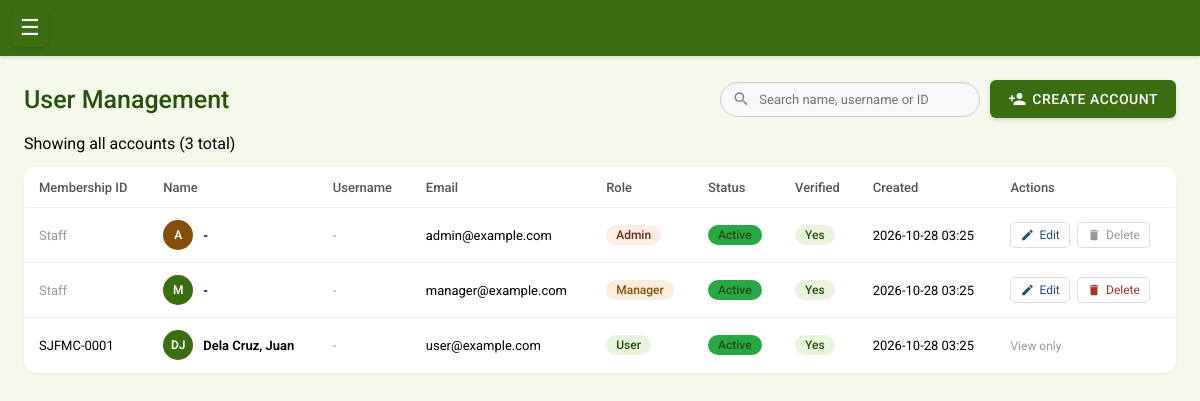
The page /app/admin/user-management/user-management.php (signed in) on the database its author committed.
### tables this page shows
CREATE TABLE users (
    id INT AUTO_INCREMENT PRIMARY KEY,
    member_id INT NULL UNIQUE,
    email VARCHAR(255) UNIQUE NOT NULL,
    password VARCHAR(255) NOT NULL,
    role ENUM('admin', 'manager', 'user') DEFAULT 'user',
    account_status ENUM('Active', 'Inactive') DEFAULT 'Active',

     
    is_verified TINYINT(1) DEFAULT 0,
    verification_token VARCHAR(64),
    email_verification_expires DATETIME NULL,

    created_at TIMESTAMP DEFAULT CURRENT_TIMESTAMP,
    updated_at TIMESTAMP DEFAULT CURRENT_TIMESTAMP ON UPDATE CURRENT_TIMESTAMP,

    FOREIGN KEY (member_id) REFERENCES members(id) ON DELETE SET NULL
);

CREATE TABLE members (
    id INT AUTO_INCREMENT PRIMARY KEY,
    membership_id VARCHAR(20) UNIQUE NOT NULL,
    last_name VARCHAR(100) NOT NULL,
    first_name VARCHAR(100) NOT NULL,
    middle_name VARCHAR(100) NULL,
    gender ENUM('Male', 'Female') NOT NULL,
    address VARCHAR(255) NOT NULL,
    contact_number VARCHAR(20) NOT NULL,
    membership_type ENUM('Regular', 'Associate') NOT NULL,
    date_joined DATE NOT NULL,

     
    farmer_type ENUM('Livestock', 'Crops', 'Both') NULL,
    livestock_details VARCHAR(255) NULL,
    crops_details VARCHAR(255) NULL,

    created_at TIMESTAMP DEFAULT CURRENT_TIMESTAMP,
    updated_at TIMESTAMP DEFAULT CURRENT_TIMESTAMP ON UPDATE CURRENT_TIMESTAMP
);

### app/admin/user-management/user-management.php (the view, shortened to what this page needs)
<?php
require_once '../../../config/config.php';
require_once '../../../config/functions.php';
$currentRole = $_SESSION['role'];
$currentUserId = $_SESSION['user_id'];
$pageTitle = 'User Management';
$umAvatarColors = ['#0C447C', '#3B6D11', '#712B13', '#534AB7', '#993556', '#854F0B'];
function umAvatarColor($seed, $colors) {
    $hash = crc32((string)$seed);
    return $colors[$hash % count($colors)];
}
function umInitials($name) {
    $parts = array_filter(array_map('trim', explode(',', $name)));
    $letters = array_map(function($p) { return mb_strtoupper(mb_substr($p, 0, 1)); }, $parts);
    return implode('', array_slice($letters, 0, 2));
}
$baseSelect = "SELECT u.id, u.username, u.email, u.role, u.account_status, u.is_verified, u.created_at,
                      m.membership_id, m.last_name, m.first_name, m.middle_name
               FROM users u
               LEFT JOIN members m ON u.member_id = m.id";
$stmt = $pdo->prepare("$baseSelect WHERE u.role IN ('admin', 'manager', 'user') ORDER BY
    CASE u.role
        WHEN 'admin' THEN 1
        WHEN 'manager' THEN 2
        WHEN 'user' THEN 3
    END, u.created_at DESC");
$stmt->execute();
$users = $stmt->fetchAll(PDO::FETCH_ASSOC);
renderHeader($pageTitle);
?>
<div class="um-header">
    <h1><?php echo htmlspecialchars($pageTitle); ?></h1>
    <div class="um-header-actions">
        <div id="um-search-wrap">
            <input type="text" id="umSearchInput" placeholder="Search name, username or ID" autocomplete="off">
        </div>
        <button type="button" id="openCreateBtn" onclick="openCreateModal()">
            <span class="material-icons" style="font-size: 18px;">person_add</span>
            Create account
        </button>
    </div>
</div>
<div class="um-toolbar">
    <p>Showing all accounts (<span id="umVisibleCount"><?php echo count($users); ?></span> total)</p>
</div>
<table id="umTable">
    <thead>
        <tr>
            <th>Membership ID</th>
            <th>Name</th>
            <th>Username</th>
            <th>Email</th>
            <th>Role</th>
            <th>Status</th>
            <th>Verified</th>
            <th>Created</th>
            <th>Actions</th>
        </tr>
    </thead>
    <tbody>
        <?php foreach ($users as $user): ?>
        <?php
            $rowName = $user['last_name'] ? ($user['last_name'] . ', ' . $user['first_name']) : '-';
            $rowUsername = $user['username'] ?? '';
            $rowSearchText = strtolower($rowName . ' ' . $user['membership_id'] . ' ' . $rowUsername . ' ' . $user['email']);
            $canEditThisUser = canEditUser($currentRole, $currentUserId, $user['role'], $user['id']);
            $canChangeThisUserRole = canChangeRole($currentRole, $currentUserId, $user['id']);
            $canDeleteThisUser = canDeleteUser($currentRole, $currentUserId, $user['role'], $user['id']);
        ?>
        <tr data-search="<?php echo htmlspecialchars($rowSearchText); ?>">
            <td><?php echo $user['membership_id'] ? htmlspecialchars($user['membership_id']) : '<span style="color:#999;">Staff</span>'; ?></td>
            <td>
                <div style="display: flex; align-items: center; gap: 10px;">
                    <div style="width: 30px; height: 30px; border-radius: 50%; display: flex; align-items: center; justify-content: center; font-size: 12px; font-weight: 600; color: #fff; flex-shrink: 0; background: <?php echo umAvatarColor($user['id'], $umAvatarColors); ?>;">
                        <?php echo htmlspecialchars(umInitials($rowName !== '-' ? $rowName : $user['email'])); ?>
                    </div>
                    <p style="margin: 0; font-weight: 600;"><?php echo htmlspecialchars($rowName); ?></p>
                </div>
            </td>
            <td><?php echo $rowUsername !== '' ? htmlspecialchars($rowUsername) : '<span style="color:#999;">-</span>'; ?></td>
            <td><?php echo htmlspecialchars($user['email']); ?></td>
            <td>
                <span class="badge badge-<?php echo $user['role']; ?>">
                    <?php echo ucfirst($user['role']); ?>
                </span>
            </td>
            <td>
                <span class="badge" style="background: <?php echo $user['account_status'] === 'Active' ? '#28a745' : '#6c757d'; ?>;">
                    <?php echo htmlspecialchars($user['account_status']); ?>
                </span>
            </td>
            <td>
                <span class="badge badge-<?php echo $user['is_verified'] ? 'verified' : 'unverified'; ?>">
                    <?php echo $user['is_verified'] ? 'Yes' : 'No'; ?>
                </span>
            </td>
            <td><?php echo date('Y-m-d H:i', strtotime($user['created_at'])); ?></td>
            <td style="white-space: nowrap;">
                <?php if ($canEditThisUser): ?>
                    <a href="#"
                         onclick="openEditUserModal(<?php echo $user['id']; ?>, <?php echo htmlspecialchars(json_encode($rowUsername), ENT_QUOTES); ?>, <?php echo htmlspecialchars(json_encode($user['email']), ENT_QUOTES); ?>, <?php echo htmlspecialchars(json_encode($user['role']), ENT_QUOTES); ?>, <?php echo htmlspecialchars(json_encode($user['account_status']), ENT_QUOTES); ?>, <?php echo $canChangeThisUserRole ? 'true' : 'false'; ?>); return false;"
                         style="display:inline-flex !important; align-items:center !important; gap:5px !important; padding:5px 9px !important; font-size:12px !important; border-radius:5px !important; background:#fff !important; border:1px solid #ddd !important; color:#274b81 !important; text-decoration:none !important; margin-right:4px !important; cursor:pointer;">
                        <span class="material-icons" style="font-size:14px !important;">edit</span>Edit
                    </a>
                <?php endif; ?>
                <?php if ($canDeleteThisUser): ?>
                    <a href="#"
                         onclick="openDeleteUserModal(<?php echo $user['id']; ?>, <?php echo htmlspecialchars(json_encode($rowUsername !== '' ? $rowUsername : $user['email']), ENT_QUOTES); ?>, <?php echo htmlspecialchars(json_encode($user['email']), ENT_QUOTES); ?>, <?php echo htmlspecialchars(json_encode($user['role']), ENT_QUOTES); ?>); return false;"
                         style="display:inline-flex !important; align-items:center !important; gap:5px !important; padding:5px 9px !important; font-size:12px !important; border-radius:5px !important; background:#fff !important; border:1px solid #ddd !important; color:#a6322f !important; text-decoration:none !important; cursor:pointer;">
                        <span class="material-icons" style="font-size:14px !important;">delete</span>Delete
                    </a>
                <?php elseif ($user['id'] == $currentUserId): ?>
                    <span title="You cannot delete your own account"
                          style="display:inline-flex !important; align-items:center !important; gap:5px !important; padding:5px 9px !important; font-size:12px !important; border-radius:5px !important; background:#fff !important; border:1px solid #ddd !important; color:#999 !important;">
                        <span class="material-icons" style="font-size:14px !important;">delete</span>Delete
                    </span>
                <?php endif; ?>
                <?php if ($user['role'] === 'user'): ?>
                    <span style="color:#999; font-size:12px;">View only</span>
                <?php endif; ?>
            </td>
        </tr>
        <?php endforeach; ?>
    </tbody>
</table>
<?php renderFooter(); ?>

### config/functions.php (shortened to what this page needs)
<?php
function canEditUser($currentRole, $currentUserId, $targetRole, $targetUserId) {
    if ($targetUserId == $currentUserId) {
        return true;
    }
    if ($currentRole === 'admin') {
        return in_array($targetRole, ['admin', 'manager']);
    }
    return false;
}
function canDeleteUser($currentRole, $currentUserId, $targetRole, $targetUserId) {
    if ($targetUserId == $currentUserId) {
        return false;
    }
    if ($currentRole === 'admin') {
        return in_array($targetRole, ['admin', 'manager']);
    }
    return false;
}
function canChangeRole($currentRole, $currentUserId, $targetUserId) {
    if ($targetUserId == $currentUserId) {
        return false;
    }
    return $currentRole === 'admin';
}
function renderHeader($title) {
    $currentRole = $_SESSION['role'] ?? 'guest';
    $isLoggedIn = isset($_SESSION['user_id']);
    ?>
    <!DOCTYPE html>
    <html lang="en">
    <head>
        <link rel="stylesheet" href="http://localhost/coop-system/assets/css/style.css">
    </head>
    <body>
        <?php if ($isLoggedIn): ?>
            <div class="box">
                <div class="app-bar" id="appBar">
                    <div class="toolbar">
                        <button class="icon-button" id="openBtn" aria-label="open drawer">&#9776;</button>
                    </div>
                </div>
                <div class="main" id="main">
                    <div class="drawer-header-spacer"></div>
                    <div class="container">
        <?php else: ?>
            <div class="auth-wrapper">
                <div class="auth-box">
        <?php endif; ?>
    <?php
}
function renderFooter() {
    $isLoggedIn = isset($_SESSION['user_id']);
    ?>
        <?php if ($isLoggedIn): ?>
                </div>
            </div>
            </div>
        <?php else: ?>
                </div>
            </div>
        <?php endif; ?>
    </body>
    </html>
    <?php
}
?>

### assets/css/style.css (style rules this page uses)
* { margin: 0; padding: 0; box-sizing: border-box; }
body { font-family: 'Roboto', Arial, sans-serif; background: #F4F9EC; display: flex; min-height: 100vh; overflow-x: hidden; }
.container { flex: 1; padding: 30px; max-width: 1400px; width: 100%; }
h1 { color: #27500A; margin-bottom: 20px; font-weight: 500; font-size: 25px; }
input[type="text"], input[type="email"], input[type="password"], input[type="date"], select, textarea { width: 100%; padding: 12px; border: 1px solid #C0DD97; border-radius: 6px; font-size: 14px; font-family: 'Roboto', Arial, sans-serif; background: #F4F9EC; transition: border-color 0.2s; }
button { background: #639922; color: white; padding: 10px 24px; border: none; border-radius: 6px; cursor: pointer; font-size: 14px; font-weight: 500; font-family: 'Roboto', Arial, sans-serif; text-transform: uppercase; letter-spacing: 0.5px; box-shadow: 0 2px 4px rgba(0, 0, 0, 0.15); transition: background 0.2s, box-shadow 0.2s; width: 100%; }
table { width: 100%; border-collapse: collapse; background: rgb(255, 255, 255); }
th, td { text-align: left; padding: 10px 12px; font-size: 14px; }
th { background: #ffffff; color: #000000; font-weight: 500; }
a { color: #3B6D11; text-decoration: none; }
.badge { display: inline-block; padding: 3px 10px; border-radius: 12px; font-size: 12px; font-weight: 500; background: #EAF3DE; color: #27500A; }
.badge-admin { background: #FAECE7; color: #712B13; }
.badge-manager { background: #FAEEDA; color: #854F0B; }
.badge-user { background: #EAF3DE; color: #27500A; }
.badge-verified { background: #EAF3DE; color: #27500A; }

### app/admin/user-management/user-management.php (style rules this page uses)
.um-header { display: flex; justify-content: space-between; align-items: center; gap: 12px; margin-bottom: 16px; flex-wrap: wrap; }
.um-header h1 { margin: 0; }
.um-header-actions { display: flex; gap: 10px; align-items: center; flex-wrap: wrap; }
#openCreateBtn { display: inline-flex !important; align-items: center !important; gap: 6px !important; width: auto !important; flex: none !important; background: #3B6D11 !important; color: #fff !important; border: none !important; padding: 10px 18px !important; border-radius: 6px !important; font-size: 14px !important; cursor: pointer; white-space: nowrap; }
.um-toolbar { margin-bottom: 14px; }
.um-toolbar p { margin: 0; }
#um-search-wrap { position: relative; width: 260px; max-width: 100%; flex: none; }
#umSearchInput { width: 100% !important; box-sizing: border-box !important; padding: 9px 14px 9px 38px !important; border-radius: 24px !important; border: 1px solid #ccc !important; background: #f7f8fa !important; font-size: 13px; box-shadow: inset 0 1px 2px rgba(0,0,0,0.04); transition: border-color 0.15s ease, box-shadow 0.15s ease; }
#umTable { width: 100%; border-collapse: collapse; border: 1px solid #e0e0e0; border-radius: 12px; overflow: hidden; box-shadow: 0 1px 3px rgba(0, 0, 0, 0.06); }
#umTable thead tr { background: #f5f6f8; text-align: left; }
#umTable th { padding: 12px 14px; font-size: 13px; color: #555; }
#umTable td { padding: 12px 14px; font-size: 13px; }
#umTable tbody tr { border-top: 1px solid #eee; }

### rows shown on the page
users: shows "Staff", email "A", rowName "-", email "admin@example.com", role "Admin", account_status "Active", is_verified "Yes", created_at "2026-10-28 03:25", shows "Delete"
users: shows "Staff", email "M", rowName "-", email "manager@example.com", role "Manager", account_status "Active", is_verified "Yes", created_at "2026-10-28 03:25"
users: member.membership_id "SJFMC-0001", member.first_name "DJ", member.first_name "Dela Cruz, Juan", email "user@example.com", role "User", account_status "Active", is_verified "Yes", created_at "2026-10-28 03:25", shows "View only"

### other values the page prints
$pageTitle "User Management"
count($users) "3"
